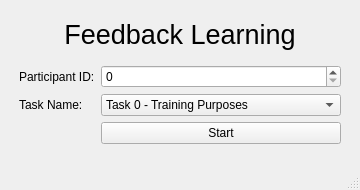
<?xml version="1.0" encoding="UTF-8"?>
<ui version="4.0">
 <class>MainWindow</class>
 <widget class="QMainWindow" name="MainWindow">
  <property name="geometry">
   <rect>
    <x>0</x>
    <y>0</y>
    <width>360</width>
    <height>190</height>
   </rect>
  </property>
  <property name="minimumSize">
   <size>
    <width>360</width>
    <height>190</height>
   </size>
  </property>
  <property name="maximumSize">
   <size>
    <width>450</width>
    <height>190</height>
   </size>
  </property>
  <property name="windowTitle">
   <string>MainWindow</string>
  </property>
  <widget class="QWidget" name="centralwidget">
   <layout class="QVBoxLayout" name="verticalLayout_2">
    <item>
     <widget class="QFrame" name="verticalFrame">
      <property name="maximumSize">
       <size>
        <width>16777215</width>
        <height>50</height>
       </size>
      </property>
      <layout class="QVBoxLayout" name="verticalLayout">
       <item>
        <widget class="QLabel" name="lblTitle">
         <property name="maximumSize">
          <size>
           <width>16777215</width>
           <height>35</height>
          </size>
         </property>
         <property name="font">
          <font>
           <pointsize>20</pointsize>
          </font>
         </property>
         <property name="text">
          <string>Feedback Learning</string>
         </property>
         <property name="alignment">
          <set>Qt::AlignCenter</set>
         </property>
        </widget>
       </item>
      </layout>
     </widget>
    </item>
    <item>
     <layout class="QFormLayout" name="formLayout">
      <property name="leftMargin">
       <number>10</number>
      </property>
      <property name="rightMargin">
       <number>10</number>
      </property>
      <item row="0" column="0">
       <widget class="QLabel" name="label">
        <property name="text">
         <string>Participant ID:</string>
        </property>
       </widget>
      </item>
      <item row="1" column="0">
       <widget class="QLabel" name="label_2">
        <property name="text">
         <string>Task Name:</string>
        </property>
       </widget>
      </item>
      <item row="1" column="1">
       <widget class="QComboBox" name="drpTask">
        <item>
         <property name="text">
          <string>Task 0 - Training Purposes</string>
         </property>
        </item>
        <item>
         <property name="text">
          <string>Task 1 - Reach Green Sphere</string>
         </property>
        </item>
        <item>
         <property name="text">
          <string>Task 2 - Avoid Red Sphere</string>
         </property>
        </item>
        <item>
         <property name="text">
          <string>Task 3 - Touch Blue Sphere</string>
         </property>
        </item>
       </widget>
      </item>
      <item row="2" column="1">
       <widget class="QPushButton" name="btnStart">
        <property name="text">
         <string>Start</string>
        </property>
       </widget>
      </item>
      <item row="0" column="1">
       <widget class="QSpinBox" name="txtID">
        <property name="maximum">
         <number>99</number>
        </property>
       </widget>
      </item>
     </layout>
    </item>
   </layout>
  </widget>
  <widget class="QMenuBar" name="menubar">
   <property name="geometry">
    <rect>
     <x>0</x>
     <y>0</y>
     <width>360</width>
     <height>20</height>
    </rect>
   </property>
  </widget>
  <widget class="QStatusBar" name="statusbar"/>
 </widget>
 <resources/>
 <connections/>
</ui>
